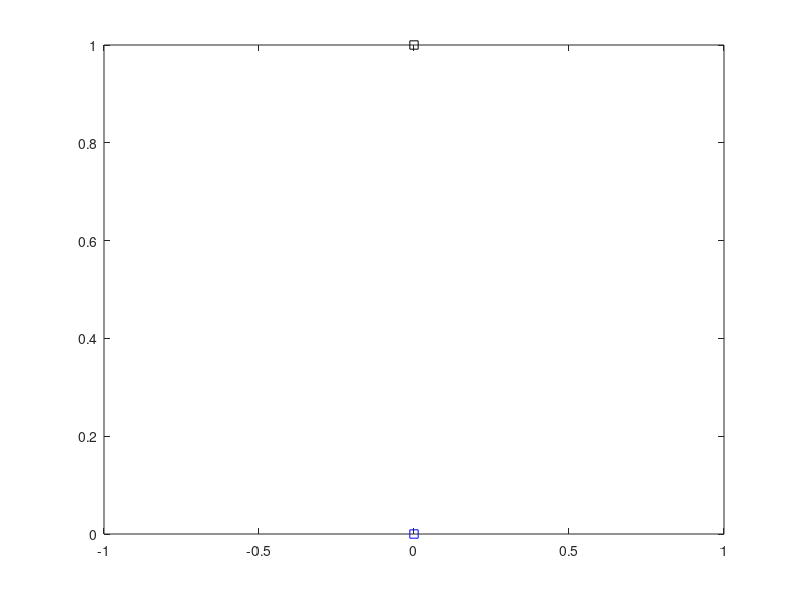

MATLAB code to generate this figure:
%% Fig4c
% Created by Kanghoon Jung
% Contact: kanghoon.jung AT alleninstitute.org for bug reports, questions, or feature requests.

close all 
clear all

data_folder = 'C:\Users\jungk\Google Drive\Github\Jung_NatNeuro_2024\codes\Fig4\';
cd(data_folder)
% Load the dataset from the .mat file
% load("Fig4c_data.mat");

   
T_Subject_Data_folder = 'H:\Project #5\Experiments\DREADD ret_fhM4Di@NAc CaMKII-Cre@vHPC\Behavior\hM4Di_CNO_First3';
% T_Subject_Data_folder = 'H:\Project #5\Experiments\DREADD ret_fhM4Di@NAc CaMKII-Cre@vHPC\Behavior\hM4Di_PBS_First3';
% T_Subject_Data_folder = 'H:\Project #5\Experiments\Behavior\Experiment 1_Normal flights\Data\New Dataset_Visual';

cd(T_Subject_Data_folder)    
Base_folder = T_Subject_Data_folder; 

%% subdirectory 
Sub_Folders = dir('*');
isub = [Sub_Folders(:).isdir];
Sub_Folders = Sub_Folders(isub);
Sub_Folders(ismember({Sub_Folders.name}',{'.','..'})) = [];
Num_Sub_Folders = size(Sub_Folders,1);

figure(2) 
set(gcf,'color','w','position',[200 200 200 500])
for(nSubj=1:Num_Sub_Folders)
% for(nSubj=1:1)    
    Subject_Data_folder = [Sub_Folders(nSubj,:).folder '\' Sub_Folders(nSubj,:).name];    
    cd(Subject_Data_folder)
    %% Import individual behavior dataset
    db_file = dir('db_beh*.mat');
    load(db_file.name)

    Behavior_data_T = db.Behavior_data.Behavior_data_table;
    Threat_on_time = 0;
    Threat_on_Frames = find(Behavior_data_T.Timestamp==Threat_on_time,1);
    Movement_on_Frame = find(Behavior_data_T.Movement_Adjusted==1,1);
    Flight_on_Frame = find(Behavior_data_T.Flight_Adjusted==1,1);
    Shelter_in_Frame = find(Behavior_data_T.Shelter_inout_Adjusted==1,1);

    ROI_on_time = []; %% Later one among Movement_on and Threat_on
    ROI_off_time = []; %% Sooner one among Shelter_in and Threat_off

    ROI_Frames = Behavior_data_T.Frame;

    ROI_on_time = Threat_on_time;
    if(~isempty(Shelter_in_Frame) & Shelter_in_Frame < ROI_Frames(end))
        ROI_off_time = Behavior_data_T.Timestamp(Shelter_in_Frame);
    else
        ROI_off_time = 10;
    end
    ROI_time_range = [ROI_on_time, ROI_off_time];       


%         Plot_Norm_dist2shelter1(db, [0 10])
    Plot_Norm_dist2shelter2(db, ROI_time_range)
    xlim([-0.7 1.2])
    ylim([-0.3 1.2])
%         axis equal


    %% Plot Normalized trace
%         [Cdb_t] = Plot_Stim(db);
%         [Cdb_t2] = Plot_Flight(db);
% 
%         for(i=1:size(Cdb_t,2))
%             Cdb{i}.x{1,k} = Cdb_t{i}.x;
%             Cdb{i}.y{1,k} = Cdb_t{i}.y;
%             Cdb2{i}.x{1,k} = Cdb_t2{i}.x;
%             Cdb2{i}.y{1,k} = Cdb_t2{i}.y;
%         end
%         k = k+1;
end
plot(0,0,'bs'); hold on;
plot(0,1,'ks'); hold on; 
    
    % end
% cd(T_Base_folder)

% % During Stim 
% T = Convert_CellData2Table(Cdb{1}); % Dist
% var.x = T.x_avg;
% var.y = T.mean;
% var.y_sem = T.sem;
% Plot_Dist2Shelter(var)
% % 
% T2 = Convert_CellData2Table(Cdb{2}); % Norm Dist
% var.x = T2.x_avg;
% var.y = T2.mean;
% var.y_sem = T2.sem;
% Plot_Dist2Shelter(var)
% % 
% % During Flight
% T = Convert_CellData2Table(Cdb2{1}); % Dist
% var.x = T.x_avg;
% var.y = T.mean;
% var.y_sem = T.sem;
% Plot_Dist2Shelter(var)
% % 
% T2 = Convert_CellData2Table(Cdb2{2}); % Norm Dist
% var.x = T2.x_avg;
% var.y = T2.mean;
% var.y_sem = T2.sem;
% Plot_Dist2Shelter(var)


% T = Convert_CellData2Table(Cdb{6}); % Norm Trace
% Plot_NormTrace(var)
% Base_folder = 'H:\Project #5\Experiments\Behavior\Experiment 1_Normal flights\Data\New Dataset\kjwt28_092220\kjwt28_092220_T3_AHO';
% db_file = dir('db_beh*.mat');
% load(db_file.name)
% Plot_Flight(db)

%% Plot Norm_dist2shelter w/ Heading angle
function Plot_Norm_dist2shelter1(db, ROI_time_range)
    ROI_Frames = Find_Frames_in_TS(ROI_time_range, db.Behavior_data.Behavior_data_table.Timestamp);
    ROI_Behavior_data_table = db.Behavior_data.Behavior_data_table(ROI_Frames,:);
    Coord_Data = ROI_Behavior_data_table.Body_Coords;
    ROI_Frames = 1:size(Coord_Data,1);
    End_point = db.DAQ.Shelter_X0Y0;
    Col_data = ROI_Behavior_data_table.Speed;
    Heading_Abs_Angle = ROI_Behavior_data_table.Heading_Abs_angle;
    Ref_Angle = ROI_Behavior_data_table.Abs_angle;
    Heading_Relative_Angle_Vec = Convert_Angle2CatesianCoords(Heading_Abs_Angle-Ref_Angle(1),90);
    
%     Goal_Angle = ROI_Behavior_data_table.Goal_Angle;
%     Goal_Angle_Vec = Convert_Angle2CatesianCoords(Goal_Angle, 90);
    
    
    ROI_Coord_Data = Coord_Data(ROI_Frames,:);
    Coord2Shelter = ROI_Coord_Data-End_point;
    Start_point = Coord2Shelter(1,:);

    % Transform
    Norm_Dist = norm(Start_point);
    theta = -(atan2d(Start_point(1,2),Start_point(1,1))+90);
    R = [cosd(theta) -sind(theta); sind(theta) cosd(theta)];
    ROI_Norm_Vector = Coord2Shelter./Norm_Dist;
    % ROI_Norm_Shelter = Shelter_XY_Coords./Norm_Dist;
    Rot_ROI_Norm_Vector = (R*ROI_Norm_Vector')';
    Rot_ROI_Norm_Vector(:,2) = Rot_ROI_Norm_Vector(:,2) + 1;


    Norm_ROI_Coord_Data = Rot_ROI_Norm_Vector;          
     % %% Plot Normalized distance
    % figure, 
    % set(gcf,'color','w','Position', [300, 300, 761, 569]);
    % plot(Rot_ROI_Norm_Vector(:,1),Rot_ROI_Norm_Vector(:,2),'g'); hold on;
%     figure, 
%     col = mat2gray(Col_data(ROI_Frames));  % This is the color, vary with x in this case.
%     scatter(Norm_ROI_Coord_Data(:,1),Norm_ROI_Coord_Data(:,2),25,col,'filled'); hold on;
%     plot(Norm_ROI_Coord_Data(:,1),Norm_ROI_Coord_Data(:,2),'color',[0.5 0.5 0.5]); hold on;
%     % plot(Norm_ROI_Coord_Data(:,1),Norm_ROI_Coord_Data(:,2)); hold on;
%     caxis([min(col) max(col)])
%     colormap(gca, 'redblue')
%     axis equal
%     set(gca,'xtick',[],'ytick',[],'box','off','visible','on','ylim',[-0.1, 1.1],'tickdir','out');
%     colorbar;    
    
    Diff_ROI_Coords = [diff(Norm_ROI_Coord_Data); nan nan];
    scale_factor1 = 1;
    Arrow1 = Diff_ROI_Coords.*scale_factor1;   
    Arrow2 = Heading_Relative_Angle_Vec;
    Arrow2_c = [6 152 234]/255;

%     set(gcf,'color','w','Position', [300, 300, 300, 600]);
%     h1 = quiver(Norm_ROI_Coord_Data(:,1),Norm_ROI_Coord_Data(:,2),Arrow1(:,1),Arrow1(:,2),'autoscale','on','color',[0.5 0.5 0.5]); hold on;
%     h2 = quiver(Norm_ROI_Coord_Data(:,1),Norm_ROI_Coord_Data(:,2),Arrow2(:,1),Arrow2(:,2),'color',Arrow2_c); hold on;
%     h1.Color(4) = 0.3;
%     h2.Color(4) = 0.3;

    %     alpha(h1,0.1)
%     alpha(h2,0.1)
%     figure,
%     p = plot(Norm_ROI_Coord_Data(:,1),Norm_ROI_Coord_Data(:,2),'color',[0.2 0.2 0.2],'linewidth',1); hold on;
    p = plot(Norm_ROI_Coord_Data(:,1),Norm_ROI_Coord_Data(:,2),'color',[0.0235 .8 .95],'linewidth',0.4); hold on;
    p = plot(Norm_ROI_Coord_Data(end,1),Norm_ROI_Coord_Data(end,2),'o','color','b','linewidth',0.4); hold on;

    p.Color(4) = 0.3;
    set(gca,'box','off','visible','on','tickdir','out');
    
%     colorbar;    

%     [Norm_ROI_Coord_Data] = Norm_movement_trace_func(Coord_Data, ROI_Frames, End_point, Col_data); 
end

function Plot_Norm_dist2shelter2(db, ROI_time_range)
    ROI_Frames = Find_Frames_in_TS(ROI_time_range, db.Behavior_data.Behavior_data_table.Timestamp);
    ROI_Behavior_data_table = db.Behavior_data.Behavior_data_table(ROI_Frames,:);
    Coord_Data = ROI_Behavior_data_table.Body_Coords;
    ROI_Frames = 1:size(Coord_Data,1);
    End_point = db.DAQ.Shelter_X0Y0;
    Col_data = ROI_Behavior_data_table.Speed;
    Heading_Abs_Angle = ROI_Behavior_data_table.Heading_Abs_angle;
    Ref_Angle = ROI_Behavior_data_table.Abs_angle;
    Heading_Relative_Angle_Vec = Convert_Angle2CatesianCoords(Heading_Abs_Angle-Ref_Angle(1),90);
    
%     Goal_Angle = ROI_Behavior_data_table.Goal_Angle;
%     Goal_Angle_Vec = Convert_Angle2CatesianCoords(Goal_Angle, 90);
    
    
    ROI_Coord_Data = Coord_Data(ROI_Frames,:);
    Coord2Shelter = ROI_Coord_Data-End_point;
    Start_point = Coord2Shelter(1,:);

    % Transform
    Norm_Dist = norm(Start_point);
    theta = -(atan2d(Start_point(1,2),Start_point(1,1))+90);
    R = [cosd(theta) -sind(theta); sind(theta) cosd(theta)];
    ROI_Norm_Vector = Coord2Shelter./Norm_Dist;
    % ROI_Norm_Shelter = Shelter_XY_Coords./Norm_Dist;
    Rot_ROI_Norm_Vector = (R*ROI_Norm_Vector')';
    Rot_ROI_Norm_Vector(:,2) = Rot_ROI_Norm_Vector(:,2) + 1;


    Norm_ROI_Coord_Data = Rot_ROI_Norm_Vector;          
     % %% Plot Normalized distance
    % figure, 
    % set(gcf,'color','w','Position', [300, 300, 761, 569]);
    % plot(Rot_ROI_Norm_Vector(:,1),Rot_ROI_Norm_Vector(:,2),'g'); hold on;
%     figure, 
%     col = mat2gray(Col_data(ROI_Frames));  % This is the color, vary with x in this case.
%     scatter(Norm_ROI_Coord_Data(:,1),Norm_ROI_Coord_Data(:,2),25,col,'filled'); hold on;
%     plot(Norm_ROI_Coord_Data(:,1),Norm_ROI_Coord_Data(:,2),'color',[0.5 0.5 0.5]); hold on;
%     % plot(Norm_ROI_Coord_Data(:,1),Norm_ROI_Coord_Data(:,2)); hold on;
%     caxis([min(col) max(col)])
%     colormap(gca, 'redblue')
%     axis equal
%     set(gca,'xtick',[],'ytick',[],'box','off','visible','on','ylim',[-0.1, 1.1],'tickdir','out');
%     colorbar;    
    
    Diff_ROI_Coords = [diff(Norm_ROI_Coord_Data); nan nan];
    scale_factor1 = 1;
    Arrow1 = Diff_ROI_Coords.*scale_factor1;   
    Arrow2 = Heading_Relative_Angle_Vec;
    Arrow2_c = [6 152 234]/255;

%     set(gcf,'color','w','Position', [300, 300, 300, 600]);
%     h1 = quiver(Norm_ROI_Coord_Data(:,1),Norm_ROI_Coord_Data(:,2),Arrow1(:,1),Arrow1(:,2),'autoscale','on','color',[0.5 0.5 0.5]); hold on;
%     h2 = quiver(Norm_ROI_Coord_Data(:,1),Norm_ROI_Coord_Data(:,2),Arrow2(:,1),Arrow2(:,2),'color',Arrow2_c); hold on;
%     h1.Color(4) = 0.3;
%     h2.Color(4) = 0.3;

    %     alpha(h1,0.1)
%     alpha(h2,0.1)
%     figure,
%     p = plot(Norm_ROI_Coord_Data(:,1),Norm_ROI_Coord_Data(:,2),'color',[0.2 0.2 0.2],'linewidth',1); hold on;
    p = plot(Norm_ROI_Coord_Data(:,1),Norm_ROI_Coord_Data(:,2),'color',Arrow2_c,'linewidth',2); hold on;
    p = plot(Norm_ROI_Coord_Data(end,1),Norm_ROI_Coord_Data(end,2),'.','color','b','linewidth',2); hold on;

    p.Color(4) = 0.3;
    set(gca,'box','off','visible','on','tickdir','out');
    
%     colorbar;    

%     [Norm_ROI_Coord_Data] = Norm_movement_trace_func(Coord_Data, ROI_Frames, End_point, Col_data); 
end




function [Cdb] = Plot_Stim(db)
% Key behavior datasets
% Tracking
Maze_X0Y0 = db.DAQ.Maze_X0Y0;
Shelter_X0Y0 = db.DAQ.Shelter_X0Y0;
Maze_XY_Coords = db.DAQ.Maze_XY_Coords;
Track_T = db.Behavior_data.Behavior_data_table;
Timestamp = Track_T.Timestamp;
Video_Timestamp = Timestamp;
Body_Coords = Track_T.Body_Coords;
Speed = Track_T.Speed;
Acc = Track_T.Acc;
Body_Coords2Shelter = Track_T.Body_Coords2Shelter;
Dist2Shelter = Track_T.Dist2Shelter;
Goal_Angle = Track_T.Goal_Angle;
S = db.Behavior_data.Analyzed.S;

i = 1;
Shelter_in_time = S{1, 1}.ROI_Track_T.ROI_Timestamp_adjusted(find(S{1, 1}.ROI_Track_T.Shelter_inout_Adjusted==1,1),1);
Shelter_in_Dist2Shelter = S{1, 1}.ROI_Track_T.Dist2Shelter(find(S{1, 1}.ROI_Track_T.Shelter_inout_Adjusted==1,1),1);
%% Plot Flight trace with speed color coding
% Draw Arena and Shelter
figure(1),
set(gcf,'color','w','Position', [200, 200, 600, 600]);
imshow(db.DAQ.Video_Info.I,db.DAQ.Video_Info.RA.cm); set(gca,'YDir','normal'); hold on;
plot(Maze_XY_Coords(:,1), Maze_XY_Coords(:,2),'y'); hold on;
plot(Shelter_X0Y0(1), Shelter_X0Y0(2),'bo'); hold on;
% Color coding
x = Body_Coords(:,1)';
y = Body_Coords(:,2)';
z = zeros(size(x));
% col = mat2gray(Speed)'; % This is the color, vary with x in this case.
col = Speed'; % This is the color, vary with x in this case.
surface([x;x],[y;y],[z;z],[col;col],'facecol','no','edgecol','interp','linew',5); 
set(gca,'box','off','TickDir','out');
% Colorbar
% caxis([min(col) 1])
caxis([min(Speed), max(Speed)])
% caxis([min(col) 0.0227])
c = colorbar('TickLength',0);
c.Label.String = 'Speed (cm/s)';
c.Label.FontSize = 12;                    
% set(c,'Ytick',[min(Speed), max(Speed)]); % Colorbar tick
colormap(viridis)


%% Plot Normalized Traces    
figure(2)
set(gcf,'color','w','Position', [3117, 250, 200, 600]);
plot(0,0,'r.'); hold on;    
plot(0,1,'c.'); hold on; 
axis auto; 
x = S{i,1}.Norm_Trace.Rot_ROI_Norm_Vector(:,1)';
y = S{i,1}.Norm_Trace.Rot_ROI_Norm_Vector(:,2)';
z = zeros(size(x));

Cdb{6}.x = x;
Cdb{6}.y = y;
% col = mat2gray(Speed)'; % This is the color, vary with x in this case.
col = Speed'; % This is the color, vary with x in this case.
surface([x;x],[y;y],[z;z],[col;col],'facecol','no','edgecol','interp','linew',5); 
ylim([-0.2, 1.2])    
xlim([-1, 1])    
c_range = [0, max(Speed)];
caxis(c_range)
c = colorbar('location','EastOutside','Ticks',floor(c_range),'TickLength',0);
c.Label.String = 'Speed (cm/s)';
c.Label.FontSize = 10;  
cpos = c.Position; 
cpos(2) = 1.1*cpos(2);
cpos(4) = 0.5*cpos(4);
c.Position = cpos;
colormap(viridis)
set(gca,'box','off','TickDir','out');
     
%% Plot Dist2Shelter
Timestamp = Track_T.Timestamp;
Dist2Shelter = Track_T.Dist2Shelter;
x = S{i,1}.ROI_Track_T.ROI_Timestamp_adjusted;
y = S{i,1}.ROI_Track_T.Dist2Shelter;
x_line = Shelter_in_time;

figure(3)
set(gcf,'color','w','Position', [2110, 607, 450, 370]);
plot(x,y); hold on;
if(~isempty(Shelter_in_time))
    y_line = Shelter_in_Dist2Shelter;
    plot([x(1), x(end)], [y_line, y_line],'color',[0.3 0.3 0.3]); hold on;
    yl = ylim;
    plot([x_line, x_line], [yl(1), yl(end)],'color',[0.3 0.3 0.3]); hold on;
end
set(gca,'box','off','tickdir','out')
xlabel('Time (s)')
ylabel('Dist2Shelter')

Cdb{1}.x = x;
Cdb{1}.y = y;

%% Plot Norm Dist2Shelter
i=1;
% Norm Dist
Norm_Dist2Shelter = Dist2Shelter./Dist2Shelter(find(~isnan(Dist2Shelter),1));
x = Timestamp;
y = Norm_Dist2Shelter;

% y_line = Shelter_in_Dist2Shelter;
figure(4)
set(gcf,'color','w','Position', [2600, 607, 450, 370]);
plot(x,y); hold on;
% plot([x(1), x(end)], [y_line, y_line],'color',[0.3 0.3 0.3]); hold on;
set(gca,'ylim',[0, 1.2]);
if(~isempty(Shelter_in_time))
    x_line = Shelter_in_time;
    yl = ylim;
    plot([x_line, x_line], [yl(1), yl(end)],'color',[0.3 0.3 0.3]); hold on;
end
set(gca,'box','off','tickdir','out')
xlabel('Time (s)')
ylabel('Norm Dist2Shelter')

Cdb{2}.x = x;
Cdb{2}.y = y;

%% Plot Speed
figure(5)
set(gcf,'color','w','Position', [2110, 147, 450, 370]);
x = Timestamp;
y = Speed;
y_line = 10;
plot(x,y); hold on;
% plot([x(1), x(end)], [y_line, y_line],'color',[0.3 0.3 0.3]); hold on;
yl = ylim;
if(~isempty(Shelter_in_time))
    plot([x_line, x_line], [yl(1), yl(end)],'color',[0.3 0.3 0.3]); hold on;
end
set(gca,'box','off','tickdir','out')
xlabel('Time (s)')
ylabel('Speed (m/s)')

Cdb{3}.x = x;
Cdb{3}.y = y;

%% Plot Head-Shelter Angle with respect to time
figure(6)
set(gcf,'color','w','Position', [2110, -312, 450, 370]);
x = Timestamp;
y = cosd(Goal_Angle); 
% y_line = 10;
plot(x,y); hold on;
yl = ylim;
if(~isempty(Shelter_in_time))
    plot([x_line, x_line], [yl(1), yl(end)],'color',[0.3 0.3 0.3]); hold on;
end
% plot([x(1), x(end)], [y_line, y_line],'color',[0.3 0.3 0.3]); hold on;
set(gca,'box','off','tickdir','out')
xlabel('Time (s)')
ylabel('SI')


Cdb{4}.x = x;
Cdb{4}.y = y;


%% Plot Head-Shelter Angle with respect to Dist2Shelter
figure(7)
set(gcf,'color','w','Position', [2600, 147, 450, 370]);
x = -S{i,1}.ROI_Track_T.Dist2Shelter;
y = cosd(S{i,1}.ROI_Track_T.Goal_Angle); 
% y_line = 10;
plot(x,y); hold on;
yl = ylim;
xline = Shelter_in_Dist2Shelter;
if(~isempty(Shelter_in_time))
    plot(-[x_line, x_line], [yl(1), yl(end)],'color',[0.3 0.3 0.3]); hold on;
end
% plot([x(1), x(end)], [y_line, y_line],'color',[0.3 0.3 0.3]); hold on;
set(gca,'box','off','tickdir','out')
xlabel('Dist2Shelter (cm)')
ylabel('SI')


Cdb{5}.x = x;
Cdb{5}.y = y;

%% Plot Dist2shelter and Flight displacement
figure(8)
set(gcf,'color','w','Position', [2600, -312, 450, 370]);
plot(linspace(0,70),linspace(0,70));  hold on;
s = scatter(S{i,1}.Dist2Shelter_Displacement(1), S{i,1}.Dist2Shelter_Displacement(2),20,'k','filled'); hold on;
% %     elseif(Events(i,2)==4)
% %         s = scatter(S{i,1}.Dist2Shelter_Displacement(1), S{i,1}.Dist2Shelter_Displacement(2),20,'c','filled'); hold on;
% %     end
s.Marker = 'o';
set(gca,'box','off','tickdir','out')
xlabel('Dist2Shelter');
ylabel('Flight Displacement');
end


function [Cdb] = Plot_Flight(db)
% Key behavior datasets
% Tracking
Maze_X0Y0 = db.DAQ.Maze_X0Y0;
Shelter_X0Y0 = db.DAQ.Shelter_X0Y0;
Maze_XY_Coords = db.DAQ.Maze_XY_Coords;
S = db.Behavior_data.Analyzed.S;

i = 1;
ROI_Track_T = S{i, 1}.ROI_Track_T;
Flight_onset_frame = find(ROI_Track_T.Flight_Adjusted==1,1);
Flight_offset_frame = find(ROI_Track_T.Flight_Adjusted==1,1,'last');

if(~isempty(Flight_onset_frame))
    Onset_frame = Flight_onset_frame;
    Flight_Track_T = ROI_Track_T(Onset_frame:end,:);
    Flight_Track_T.ROI_Frames =  Flight_Track_T.Frame - Flight_Track_T.Frame(1)+1;
    Flight_Track_T.ROI_Timestamp_adjusted  =  Flight_Track_T.Timestamp - Flight_Track_T.Timestamp(1);

    Shelter_in_frame = Flight_Track_T.ROI_Frames(find(Flight_Track_T.Shelter_inout_Adjusted==1,1),1);
    % Shelter_in_Dist2Shelter = S{1, 1}.ROI_Track_T.Dist2Shelter(find(S{1, 1}.ROI_Track_T.Shelter_inout_Adjusted==1,1),1);
    if(~isempty(Shelter_in_frame))
        Offset_frame = Shelter_in_frame;
        Flight_Track_T = Flight_Track_T(1:Offset_frame,:);
    end
Shelter_in_time = Flight_Track_T.Timestamp(Shelter_in_frame);
Shelter_in_Dist2Shelter = Flight_Track_T.Dist2Shelter(Shelter_in_frame);
% Track_T = db.Behavior_data.Behavior_data_table;
Timestamp = Flight_Track_T.Timestamp;
Video_Timestamp = Timestamp;
Body_Coords = Flight_Track_T.Body_Coords;
Speed = Flight_Track_T.Speed;
Acc = Flight_Track_T.Acc;
Body_Coords2Shelter = Flight_Track_T.Body_Coords2Shelter;
Dist2Shelter = Flight_Track_T.Dist2Shelter;
Goal_Angle = Flight_Track_T.Goal_Angle;



%% Plot Flight trace with speed color coding
% Draw Arena and Shelter
figure(1),
set(gcf,'color','w','Position', [200, 200, 600, 600]);
imshow(db.DAQ.Video_Info.I,db.DAQ.Video_Info.RA.cm); set(gca,'YDir','normal'); hold on;
plot(Maze_XY_Coords(:,1), Maze_XY_Coords(:,2),'y'); hold on;
plot(Shelter_X0Y0(1), Shelter_X0Y0(2),'bo'); hold on;
% Color coding
x = Body_Coords(:,1)';
y = Body_Coords(:,2)';
z = zeros(size(x));
% col = mat2gray(Speed)'; % This is the color, vary with x in this case.
col = Speed'; % This is the color, vary with x in this case.
surface([x;x],[y;y],[z;z],[col;col],'facecol','no','edgecol','interp','linew',5); 
set(gca,'box','off','TickDir','out');
% Colorbar
% caxis([min(col) 1])
caxis([min(Speed), max(Speed)])
% caxis([min(col) 0.0227])
c = colorbar('TickLength',0);
c.Label.String = 'Speed (cm/s)';
c.Label.FontSize = 12;                    
% set(c,'Ytick',[min(Speed), max(Speed)]); % Colorbar tick
colormap(viridis)


%% Plot Normalized Traces    
figure(2)
set(gcf,'color','w','Position', [3117, 250, 200, 600]);
plot(0,0,'r.'); hold on;    
plot(0,1,'c.'); hold on; 
axis auto; 
x = S{i,1}.Norm_Trace.Rot_ROI_Norm_Vector(:,1)';
y = S{i,1}.Norm_Trace.Rot_ROI_Norm_Vector(:,2)';
z = zeros(size(x));

Cdb{6}.x = x;
Cdb{6}.y = y;
% col = mat2gray(Speed)'; % This is the color, vary with x in this case.
col = Speed'; % This is the color, vary with x in this case.
surface([x;x],[y;y],[z;z],[col;col],'facecol','no','edgecol','interp','linew',5); 
ylim([-0.2, 1.2])    
xlim([-1, 1])    
c_range = [0, max(Speed)];
caxis(c_range)
c = colorbar('location','EastOutside','Ticks',floor(c_range),'TickLength',0);
c.Label.String = 'Speed (cm/s)';
c.Label.FontSize = 10;  
cpos = c.Position; 
cpos(2) = 1.1*cpos(2);
cpos(4) = 0.5*cpos(4);
c.Position = cpos;
colormap(viridis)
set(gca,'box','off','TickDir','out');
     
%% Plot Dist2Shelter
% Timestamp = Track_T.Timestamp;
% Dist2Shelter = Track_T.Dist2Shelter;
x = Timestamp;
y = Dist2Shelter;
x_line = Shelter_in_time;

figure(3)
set(gcf,'color','w','Position', [2110, 607, 450, 370]);
plot(x,y); hold on;
if(~isempty(Shelter_in_time))
    y_line = Shelter_in_Dist2Shelter;
    plot([x(1), x(end)], [y_line, y_line],'color',[0.3 0.3 0.3]); hold on;
    yl = ylim;
    plot([x_line, x_line], [yl(1), yl(end)],'color',[0.3 0.3 0.3]); hold on;
end
set(gca,'box','off','tickdir','out')
xlabel('Time (s)')
ylabel('Dist2Shelter')

Cdb{1}.x = x;
Cdb{1}.y = y;

%% Plot Norm Dist2Shelter
i=1;
% Norm Dist
Norm_Dist2Shelter = Dist2Shelter./Dist2Shelter(find(~isnan(Dist2Shelter),1));
x = Timestamp;
y = Norm_Dist2Shelter;

% y_line = Shelter_in_Dist2Shelter;
figure(4)
set(gcf,'color','w','Position', [2600, 607, 450, 370]);
plot(x,y); hold on;
% plot([x(1), x(end)], [y_line, y_line],'color',[0.3 0.3 0.3]); hold on;
set(gca,'ylim',[0, 1.2]);
if(~isempty(Shelter_in_time))
    x_line = Shelter_in_time;
    yl = ylim;
    plot([x_line, x_line], [yl(1), yl(end)],'color',[0.3 0.3 0.3]); hold on;
end
set(gca,'box','off','tickdir','out')
xlabel('Time (s)')
ylabel('Norm Dist2Shelter')

Cdb{2}.x = x;
Cdb{2}.y = y;

%% Plot Speed
figure(5)
set(gcf,'color','w','Position', [2110, 147, 450, 370]);
x = Timestamp;
y = Speed;
y_line = 10;
plot(x,y); hold on;
% plot([x(1), x(end)], [y_line, y_line],'color',[0.3 0.3 0.3]); hold on;
yl = ylim;
if(~isempty(Shelter_in_time))
    plot([x_line, x_line], [yl(1), yl(end)],'color',[0.3 0.3 0.3]); hold on;
end
set(gca,'box','off','tickdir','out')
xlabel('Time (s)')
ylabel('Speed (m/s)')

Cdb{3}.x = x;
Cdb{3}.y = y;

%% Plot Head-Shelter Angle with respect to time
figure(6)
set(gcf,'color','w','Position', [2110, -312, 450, 370]);
x = Timestamp;
y = cosd(Goal_Angle); 
% y_line = 10;
plot(x,y); hold on;
yl = ylim;
if(~isempty(Shelter_in_time))
    plot([x_line, x_line], [yl(1), yl(end)],'color',[0.3 0.3 0.3]); hold on;
end
% plot([x(1), x(end)], [y_line, y_line],'color',[0.3 0.3 0.3]); hold on;
set(gca,'box','off','tickdir','out')
xlabel('Time (s)')
ylabel('SI')


Cdb{4}.x = x;
Cdb{4}.y = y;


%% Plot Head-Shelter Angle with respect to Dist2Shelter
figure(7)
set(gcf,'color','w','Position', [2600, 147, 450, 370]);
x = -S{i,1}.ROI_Track_T.Dist2Shelter;
y = cosd(S{i,1}.ROI_Track_T.Goal_Angle); 
% y_line = 10;
plot(x,y); hold on;
yl = ylim;
xline = Shelter_in_Dist2Shelter;
if(~isempty(Shelter_in_time))
    plot(-[x_line, x_line], [yl(1), yl(end)],'color',[0.3 0.3 0.3]); hold on;
end
% plot([x(1), x(end)], [y_line, y_line],'color',[0.3 0.3 0.3]); hold on;
set(gca,'box','off','tickdir','out')
xlabel('Dist2Shelter (cm)')
ylabel('SI')


Cdb{5}.x = x;
Cdb{5}.y = y;

%% Plot Dist2shelter and Flight displacement
figure(8)
set(gcf,'color','w','Position', [2600, -312, 450, 370]);
plot(linspace(0,70),linspace(0,70));  hold on;
s = scatter(S{i,1}.Dist2Shelter_Displacement(1), S{i,1}.Dist2Shelter_Displacement(2),20,'k','filled'); hold on;
% %     elseif(Events(i,2)==4)
% %         s = scatter(S{i,1}.Dist2Shelter_Displacement(1), S{i,1}.Dist2Shelter_Displacement(2),20,'c','filled'); hold on;
% %     end
s.Marker = 'o';
set(gca,'box','off','tickdir','out')
xlabel('Dist2Shelter');
ylabel('Flight Displacement');
else
    for i=1:6
        Cdb{i}.x = [];
        Cdb{i}.y = [];
    end
end
end




